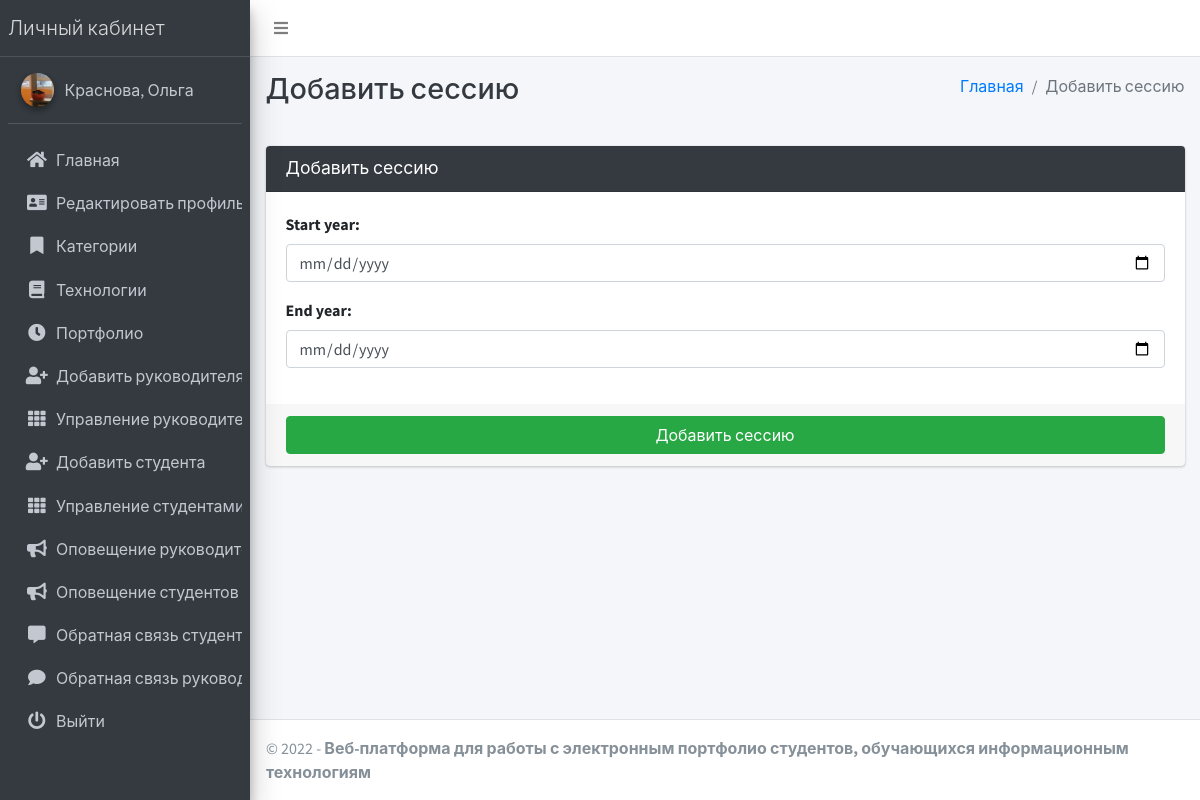
The page /add_session/ (signed in) on the database its author committed.
### main_app/models.py (models this page shows)
class CustomUser(AbstractUser):
    USER_TYPE = ((1, "HOD"), (2, "Staff"), (3, "Student"))
    GENDER = [("M", "Male"), ("F", "Female")]
    username = None  # Removed username, using email instead
    email = models.EmailField(unique=True)
    user_type = models.CharField(default=1, choices=USER_TYPE, max_length=1)
    gender = models.CharField(max_length=1, choices=GENDER)
    profile_pic = models.ImageField()
    address = models.TextField()
    fcm_token = models.TextField(default="")  # For firebase notifications
    created_at = models.DateTimeField(auto_now_add=True)
    updated_at = models.DateTimeField(auto_now=True)
    USERNAME_FIELD = "email"
    REQUIRED_FIELDS = []
    objects = CustomUserManager()
    def __str__(self):
        return self.last_name + ", " + self.first_name

### main_app/hod_views.py (the view, shortened to what this page needs)
# urls.py: path("add_session/", hod_views.add_session, name='add_session'),
def add_session(request):
    form = SessionForm(request.POST or None)
    context = {'form': form, 'page_title': 'Добавить сессию'}
    return render(request, "hod_template/add_session_template.html", context)

### main_app/forms.py
class SessionForm(FormSettings):
    def __init__(self, *args, **kwargs):
        super(SessionForm, self).__init__(*args, **kwargs)
    class Meta:
        model = Session
        fields = '__all__'
        widgets = {
            'start_year': DateInput(attrs={'type': 'date'}),
            'end_year': DateInput(attrs={'type': 'date'}),
        }

### main_app/templates/hod_template/add_session_template.html
{% extends 'main_app/base.html' %}
{% load static %}
{% block page_title %}{{page_title}}{% endblock page_title %}
{% block content %}
<section class="content">
    <div class="container-fluid">
        <div class="row">
            <div class="col-md-12">
                <div class="card card-dark">
                    <div class="card-header">
                        <h3 class="card-title">{{page_title}}</h3>
                    </div>
                    {% include "main_app/form_template.html" with messages=messages  form=form button_text="Добавить сессию"%}
                </div>
            </div>
        </div>
    </div>
</section>
{% endblock content %}

### main_app/templates/main_app/sidebar_template.html (shortened to what this page needs)
{% load static %}
<aside class="main-sidebar sidebar-dark-info elevation-4">
    {% if request.user.user_type == '1' %}
    <a href="{% url 'admin_home' %}" class="brand-link">
        <span class="brand-text font-weight-light">Личный кабинет</span>
    </a>
    <div class="sidebar">
        <div class="user-panel mt-3 pb-3 mb-3 d-flex">
            <div class="image">
                <img src="{{ request.user.profile_pic}}" class="img-circle elevation-2" alt="User Image">
            </div>
            <div class="info">
                <a href="#" class="d-block">{{user}}</a>
            </div>
        </div>
        <nav class="mt-2">
            <ul class="nav nav-pills nav-sidebar flex-column" data-widget="treeview" role="menu" data-accordion="false">
                <li class="nav-item">
                    {% url 'admin_home' as admin_home %}
                    <a href="{{admin_home}}" class="nav-link {% if admin_home == request.path %} active {% endif %}">
                        <i class="nav-icon fas fa-home"></i>
                        <p>
                            Главная
                        </p>
                    </a>
                </li>
                <li class="nav-item">
                    {% url 'admin_view_profile' as admin_view_profile %}
                    <a href="{{admin_view_profile}}"
                        class="nav-link {% if admin_view_profile == request.path %} active {% endif %}">
                        <i class="nav-icon fas fa-address-card"></i>
                        <p>
                            Редактировать профиль
                        </p>
                    </a>
                </li>
                <li class="nav-item has-treeview">
                    <a href="#" class="nav-link">
                        <i class="nav-icon fas fa-bookmark"></i>
                        <p>
                            Категории
                        </p>
                    </a>
                </li>
                <li class="nav-item has-treeview">
                    <a href="#" class="nav-link">
                        <i class="nav-icon fas fa-book"></i>
                        <p>
                            Технологии
                        </p>
                    </a>
                </li>
                <li class="nav-item has-treeview">
                    <a href="#" class="nav-link">
                        <i class="nav-icon fas fa-clock"></i>
                        <p>
                            Портфолио
                        </p>
                    </a>
                </li>
                <li class="nav-item">
                    {% url 'add_staff' as add_staff %}
                    <a href="{{add_staff}}" class="nav-link {% if add_staff == request.path %} active {% endif %}">
                        <i class="nav-icon fas fa-user-plus"></i>
                        <p>
                            Добавить руководителя
                        </p>
                    </a>
                </li>
                <li class="nav-item">
                    {% url 'manage_staff' as manage_staff %}
                    {% url 'edit_staff' staff_id as edit_staff %}
                    <a href="{{manage_staff}}"
                        class="nav-link {% if manage_staff == request.path or request.path == edit_staff %} active {% endif %}">
                        <i class="nav-icon fas fa-th"></i>
                        <p>
                            Управление руководителями
                        </p>
                    </a>
                </li>
                <li class="nav-item">
                    {% url 'add_student' as add_student%}
                    <a href="{{add_student}}" class="nav-link  {% if add_student == request.path %} active {% endif %}">
                        <i class="nav-icon fas fa-user-plus"></i>
                        <p>
                            Добавить студента
                        </p>
                    </a>
                </li>
                <li class="nav-item">
                    {% url 'manage_student' as manage_student %}
                    {% url 'edit_student' student_id as edit_student %}
                    <a href="{{manage_student}}"
                        class="nav-link  {% if edit_student == request.path or manage_student == request.path %} active {% endif %}">
                        <i class="nav-icon fas fa-th"></i>
                        <p>
                            Управление студентами
                        </p>
                    </a>
                </li>
                <li class="nav-item">
                    {% url 'admin_notify_staff' as admin_notify_staff %}
                    <a href="{{admin_notify_staff}}"
                        class="nav-link {% if admin_notify_staff == request.path %} active {% endif %}">
                        <i class="nav-icon fas fa-bullhorn"></i>
                        <p>
                            Оповещение руководителей
                        </p>
                    </a>
                </li>
                <li class="nav-item">
                    {% url 'admin_notify_student' as admin_notify_student %}
                    <a href="{{admin_notify_student}}"
                        class="nav-link {% if admin_notify_student == request.path %} active {% endif %}">
                        <i class="nav-icon fas fa-bullhorn"></i>
                        <p>
                            Оповещение студентов
                        </p>
                    </a>
                </li>
                <li class="nav-item">
                <li class="nav-item">
                    {% url 'student_feedback_message' as student_feedback_message %}
                    <a href="{{ student_feedback_message }}"
                        class="nav-link  {% if student_feedback_message == request.path %} active {% endif %}">
                        <i class="nav-icon fas fa-comment-alt"></i>
                        <p>
                            Обратная связь студентов
                        </p>
                    </a>
                </li>
                <li class="nav-item">
                    {% url 'staff_feedback_message' as staff_feedback_message %}
                    <a href="{{staff_feedback_message}}"
                        class="nav-link   {% if staff_feedback_message == request.path %} active {% endif %}">
                        <i class="nav-icon fas fa-comment"></i>
                        <p>
                            Обратная связь руководителей
                        </p>
                    </a>
                </li>
                                        {% endif %}
                                        <li class="nav-item">
                                            <a href="{% url 'user_logout' %}"
                                                onclick="return confirm('Ваш сеанс работы будет завершен.\n\nЗавершить?')"
                                                class="nav-link">
                                                <i class="nav-icon fas fa-power-off"></i>
                                                <p>
                                                    Выйти
                                                </p>
                                            </a>
                                        </li>
                                    </ul>
                                </nav>
                            </div>
</aside>

### rows shown on the page
CustomUser: user.profile_pic (picture), last_name+first_name "Краснова, Ольга"

### other values the page prints
{{ page_title }} "Добавить сессию"
{{ field.label_tag }} "Start year:" "End year:"
{{ button_text }} "Добавить сессию"
